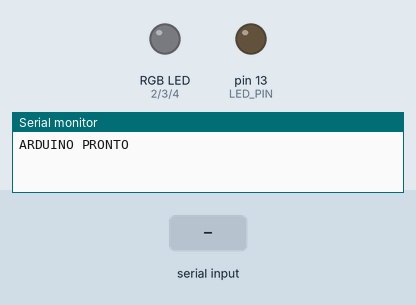
Simulated run of this sketch. Board: Arduino Mega 2560, built with avr-gcc and run on an emulated ATmega2560. Shown: an RGB LED mixed from three pins (HIGH = lit), output pins drawn as LEDs (lit = HIGH), the last lines printed to the serial monitor. Inputs (shaded band) come from the test bench.

Above: at 1.2 s.
1.3 s: "RED\n" received over Serial
At 2.0 s:
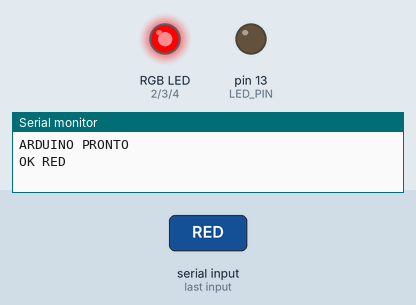
2.8 s: "GREEN\n" received over Serial
At 3.1 s:
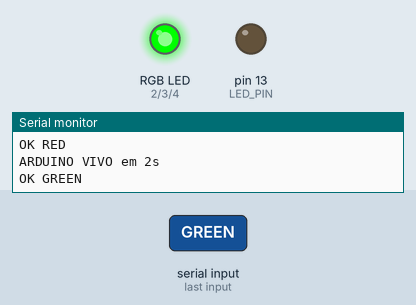
4.3 s: "BLUE\n" received over Serial
At 5.4 s:
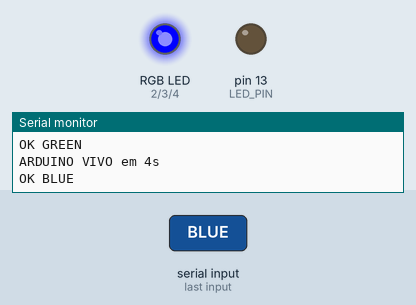
5.8 s: "YELLOW\n" received over Serial
At 6.6 s:
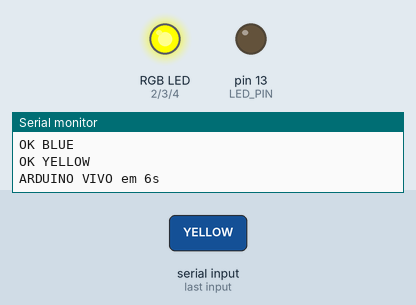
7.3 s: "R\n" received over Serial
At 7.7 s:
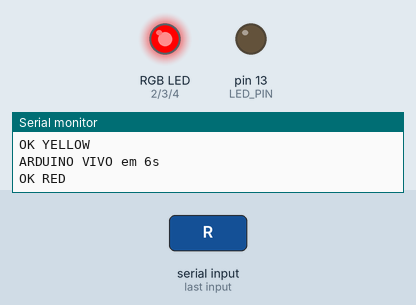
8.8 s: "G\n" received over Serial
At 10.1 s:
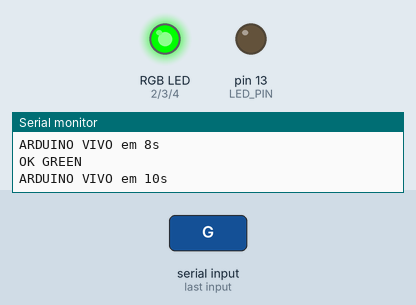
Timing chart, 0 to 11.3 s (numbered marks = the images above; inputs shaded):
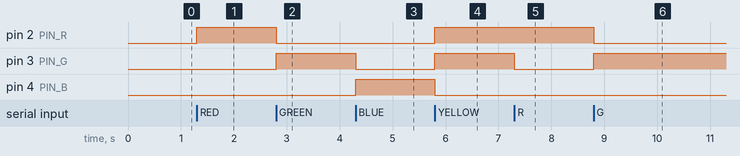

Measured:
- after the input at 1.3 s, pin 2 (PIN_R): LOW → HIGH at once
- after the input at 2.8 s, pin 2 (PIN_R): HIGH → LOW at once; pin 3 (PIN_G): LOW → HIGH at once
- after the input at 4.3 s, pin 3 (PIN_G): HIGH → LOW at once; pin 4 (PIN_B): LOW → HIGH at once
- after the input at 5.8 s, pin 2 (PIN_R), pin 3 (PIN_G): LOW → HIGH at once; pin 4 (PIN_B): HIGH → LOW at once
- after the input at 7.3 s, pin 3 (PIN_G): HIGH → LOW at once
- after the input at 8.8 s, pin 2 (PIN_R): HIGH → LOW at once; pin 3 (PIN_G): LOW → HIGH at once

The sketch:

testled.ino
```cpp
// Teste comunicacao Arduino Mega <-> Raspberry Pi via Cabo USB / Serial
// + LED RGB indicando a cor da decisao enviada pelo Python (testeSegueLinha_copy.py)
//
// Ligacao sugerida (catodo comum, o pino mais longo no GND):
//   Pino R do LED -> resistor 220R -> pino 9 (PWM)
//   Pino G do LED -> resistor 220R -> pino 10 (PWM)
//   Pino B do LED -> resistor 220R -> pino 11 (PWM)
//   GND do LED    -> GND do Arduino
// Se o seu LED for ANODO comum: ligue o pino comum no 5V e mude
// COMUM_ANODO para true abaixo.

#define LED_PIN 13      // LED onboard (mantido p/ compatibilidade)
#define PIN_R 2         // PWM
#define PIN_G 3        // PWM
#define PIN_B 4        // PWM

#define COMUM_ANODO false  // true = anodo comum (logica invertida)

unsigned long ultimoHeartbeat = 0;

void aplicaCor(int r, int g, int b) {
#if COMUM_ANODO
  r = 255 - r; g = 255 - g; b = 255 - b;
#endif
  analogWrite(PIN_R, r);
  analogWrite(PIN_G, g);
  analogWrite(PIN_B, b);
}

void mostraCor(const String &cmd) {
  if (cmd == "RED" || cmd == "R") {
    aplicaCor(255, 0, 0);
    Serial.println("OK RED");
  }
  else if (cmd == "GREEN" || cmd == "G") {
    aplicaCor(0, 255, 0);
    Serial.println("OK GREEN");
  }
  else if (cmd == "BLUE" || cmd == "B") {
    aplicaCor(0, 0, 255);
    Serial.println("OK BLUE");
  }
  else if (cmd == "YELLOW" || cmd == "Y") {
    aplicaCor(255, 255, 0);
    Serial.println("OK YELLOW");
  }
  else if (cmd == "WHITE" || cmd == "W") {
    aplicaCor(255, 255, 255);
    Serial.println("OK WHITE");
  }
  else if (cmd == "CYAN" || cmd == "C") {
    aplicaCor(0, 255, 255);
    Serial.println("OK CYAN");
  }
  else if (cmd == "MAGENTA" || cmd == "M") {
    aplicaCor(255, 0, 255);
    Serial.println("OK MAGENTA");
  }
  else if (cmd == "OFF" || cmd == "O" || cmd == "BLACK" || cmd == "K") {
    aplicaCor(0, 0, 0);
    Serial.println("OK OFF");
  }
  else {
    Serial.print("RECEBIDO_DESCONHECIDO:");
    Serial.println(cmd);
  }
}

void setup() {
  pinMode(LED_PIN, OUTPUT);
  digitalWrite(LED_PIN, LOW);
  pinMode(PIN_R, OUTPUT);
  pinMode(PIN_G, OUTPUT);
  pinMode(PIN_B, OUTPUT);
  aplicaCor(0, 0, 0); // comeca apagado
  Serial.begin(115200);
  while (!Serial) { ; } // espera no Leonardo/Micro
  Serial.println("ARDUINO PRONTO");
}

void loop() {
  // 1. Recebe comandos do Raspberry
  if (Serial.available() > 0) {
    String cmd = Serial.readStringUntil('\n');
    cmd.trim();
    cmd.toUpperCase();

    if (cmd == "PING") {
      Serial.println("PONG");
    }
    else if (cmd == "LED_ON") {
      digitalWrite(LED_PIN, HIGH);
      Serial.println("OK LED ON");
    }
    else if (cmd == "LED_OFF") {
      digitalWrite(LED_PIN, LOW);
      Serial.println("OK LED OFF");
    }
    // --- Cores do LED RGB (enviadas pelo testeSegueLinha_copy.py) ---
    else if (cmd == "RED" || cmd == "GREEN" || cmd == "BLUE" ||
             cmd == "YELLOW" || cmd == "WHITE" || cmd == "CYAN" ||
             cmd == "MAGENTA" || cmd == "OFF" || cmd == "BLACK" ||
             cmd == "R" || cmd == "G" || cmd == "B" || cmd == "Y" ||
             cmd == "W" || cmd == "C" || cmd == "M" || cmd == "O" ||
             cmd == "K") {
      mostraCor(cmd);
    }
    else if (cmd.startsWith("ECO:")) {
      Serial.print("ECO_RETORNO:");
      Serial.println(cmd.substring(4));
    }
    else if (cmd.length() > 0) {
      Serial.print("RECEBIDO_DESCONHECIDO:");
      Serial.println(cmd);
    }
  }

  // 2. Heartbeat a cada 2s para provar que esta vivo
  if (millis() - ultimoHeartbeat > 2000) {
    ultimoHeartbeat = millis();
    Serial.print("ARDUINO VIVO em ");
    Serial.print(millis() / 1000);
    Serial.println("s");
  }
}
```
